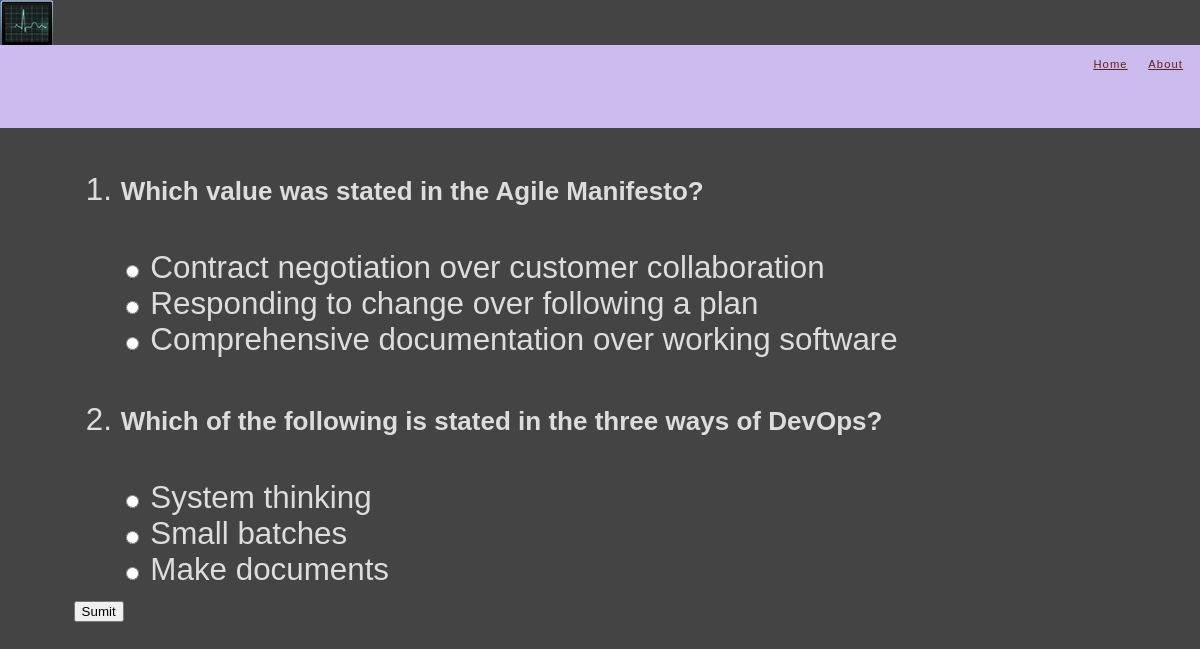
The app's page /quiz/1/ with its own data.
### quiz/models.py (models this page shows, shortened)
class Question(models.Model):
    quiz = models.ForeignKey(Quiz)
    question_text = models.CharField(max_length=200)
    type = models.CharField(max_length=50)
    topic = models.CharField(max_length=50)
    points = models.IntegerField(default=10)

class Answer(models.Model):
    question = models.ForeignKey(Question, on_delete=models.CASCADE)
    answer_text = models.CharField(max_length=200)
    correct = models.BooleanField()

### quiz/views.py (the view)
# urls.py: url(r'^(?P<quiz>\d+)/$', views.detail, name='detail'),
def detail(request, quiz):
    question_list = Question.objects.filter(quiz=quiz)
    context = {'question_list': question_list}
    return render(request, 'quiz/question.html', context)

### quiz/templates/quiz/question.html (shortened to what this page needs)
{% extends "base.html" %}
{% block content %}
    <div class="module">
        {% if question_list %}
        <form action="submit" method="post">
        <ol>
            {% for question in question_list %}
                <li>
                <h5>{{ question.question_text }}</h5>
                {% for answer in question.answer_set.all %}
                    <input type="radio" name="{{ question.id }}" id="{{ question.id }}{{ forloop.counter }}" value="{{ answer.id }}">
                    <label for="{{ question.id }}{{ forloop.counter }}">{{ answer.answer_text }}</label><br />
                {% endfor %}
                </li>
            {% endfor %}
            <input type="submit" value="Sumit">
        </ol>
        </form>
        {% else %}
            <p>No questions are available.</p>
        {% endif %}
    </div>
{% endblock content %}

### devops/templates/base.html (shortened to what this page needs)
<html>
<head>
    {% block stylesheets %}
        <link rel="stylesheet" type="text/css" href="/static/devops/style.css">
    {% endblock stylesheets %}
</head>
<body class="dashboard">
    <div id="container">
        <img src="/static/devops/logo.png" alt="Logo"/>
        <br>
        <div id="header">
            <div id="user-tools">
                <a href="/devops">Home</a>
                <a href="/devops/about">About</a>
            </div>
            <div id="branding">
                <h1>{{ header }}</h1>
            </div>
        </div>
        <div id="content" class="colMS">
            <div id="content-main">
                {% block content %}
                {% endblock content %}
            </div>
        </div>
    </div>
</body>
</html>

### static/devops/style.css (style rules this page uses)
body { margin: 0; padding: 0; font-size: 100%; color: #ddd; background: #444; font-family: Arial, Helvetica, sans-serif }
a:link { color: #acf; }
ol, ul, dl, li { margin: 1em 1.5em .4em 1.5em; font-size: 1.4em; }
#header { width: auto; height: 3em; padding-bottom: 2em; padding-top: .2em; line-height: 2em; background-color: #cbe; color: #622; overflow: hidden; }
#header a:link, #header a:visited { color: #622; }
h1,h2,h3,h4,h5 { font-weight: bold; }
h1 { margin: 0em 0em 1em 0em; padding-bottom: 1em; padding-top: 1em; text-align: center; font-weight: 300; font-size: 2.2em; color: #933; }
#user-tools { float: right; padding: 0; margin: 0 0 0 1em; font-weight: 300; font-size: .7em; letter-spacing: .1em; text-align: right; color: #622; }

### records on screen
Question: question_text "Which value was stated in the Agile Manifesto?"
Answer: answer_text "Contract negotiation over customer collaboration"
Answer: answer_text "Responding to change over following a plan"
Answer: answer_text "Comprehensive documentation over working software"
Question: question_text "Which of the following is stated in the three ways of DevOps?"
Answer: answer_text "System thinking"
Answer: answer_text "Small batches"
Answer: answer_text "Make documents"
